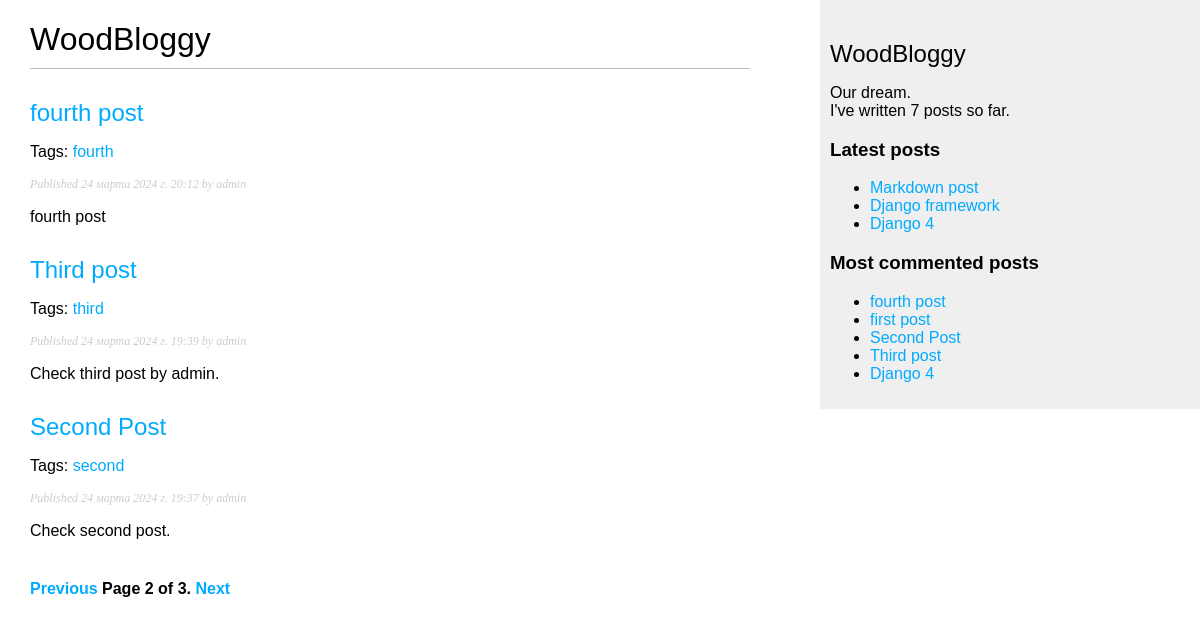
Screenshot of /blog/?page=2 with the database file from the repository.
### blog/models.py (models this page shows, shortened)
class Post(models.Model):
    class Status(models.TextChoices):
        DRAFT = 'DF', 'Draft'
        PUBLISHED = 'PB', 'Published'
    title = models.CharField(max_length=250)
    slug = models.SlugField(max_length=250, unique_for_date='publish')
    author = models.ForeignKey(User,
                               on_delete=models.CASCADE,
                               related_name='blog_posts')
    body = models.TextField()
    publish = models.DateTimeField(default=timezone.now)
    created = models.DateTimeField(auto_now_add=True)
    updated = models.DateTimeField(auto_now=True)
    status = models.CharField(max_length=2,
                              choices=Status.choices,
                              default=Status.DRAFT)
    objects = models.Manager()
    published = PublishedManager()
    tags = TaggableManager()
    class Meta:
        ordering = ['-publish']
        indexes = [
            models.Index(fields=['-publish']),
        ]
    def get_absolute_url(self):
        return reverse('blog:post_detail',
                       args=[self.publish.year,
                             self.publish.month,
                             self.publish.day,
                             self.slug])

### blog/views.py (the view)
# urls.py: path('', views.post_list, name='post_list'),
def post_list(request, tag_slug=None):
    posts = Post.published.all()
    tag = None
    if tag_slug:
        tag = get_object_or_404(Tag, slug=tag_slug)
        post_list = post_list.filter(tags__in=[tag])
    paginator = Paginator(posts, 3)
    page_number = request.GET.get('page', 1)
    try:
        posts = paginator.page(page_number)
    except PageNotAnInteger:
        posts = paginator.page(1)
    except EmptyPage:
        posts = paginator.page(paginator.num_pages)
    return render(request, 'blog/post/list.html', {'posts': posts, 'tag': tag})

### blog/models.py (called while the page is built)
    def get_queryset(self):
        return super().get_queryset()\
            .filter(status=Post.Status.PUBLISHED)

### blog/templatetags/blog_tags.py (called while the page is built)
@register.simple_tag
def total_posts():
    return Post.published.count()

@register.inclusion_tag('blog/post/latest_posts.html')
def show_latest_posts(count=5):
    latest_posts = Post.published.order_by('-publish')[:count]
    return {'latest_posts': latest_posts}

@register.simple_tag
def get_most_commented_posts(count=5):
    return Post.published.annotate(total_comments=Count('comments')).order_by('-total_comments')[:count]

@register.filter(name='markdown')
def markdown_format(text):
    return mark_safe(markdown.markdown(text))

### blog/templates/blog/post/list.html (shortened to what this page needs)
{% extends "blog/base.html" %}
{% load blog_tags %}
{% block content %}
<h1>WoodBloggy</h1>
{% for post in posts %}
    <h2>
        <a href="{{ post.get_absolute_url }}">
        {{ post.title }}
        </a>
    </h2>
    <p class="tags">
        Tags:
        {% for tag in post.tags.all %}
            <a href="{% url 'blog:post_list_by_tag' tag.slug %}">
                {{ tag.name }}
            </a>
        {% endfor %}
    </p>
    <p class="date">
    Published {{ post.publish }} by {{ post.author }}
    </p>
    {{ post.body|markdown|truncatewords_html:30 }}
{% endfor %}
{% include "pagination.html" with page=posts %}
{% endblock %}

### blog/templates/blog/base.html (shortened to what this page needs)
{% load blog_tags %}
{% load static %}
<!DOCTYPE html>
<html>
<head>
    <link href="{% static 'css/blog.css' %}" rel="stylesheet">
</head>
<body>
<div id="content">
    {% block content %}
    {% endblock %}
</div>
<div id="sidebar">
    <h2>WoodBloggy</h2>
    <p>
        Our dream.<br>
        I've written {% total_posts %} posts so far.
    </p>
    <h3>Latest posts</h3>
    {% show_latest_posts 3 %}
    <h3>Most commented posts</h3>
    {% get_most_commented_posts as most_commented_posts %}
    <ul>
        {% for post in most_commented_posts %}
            <li>
                <a href="{{ post.get_absolute_url }}">{{ post.title }}</a>
            </li>
        {% endfor %}
    </ul>
</div>
</body>
</html>

### blog/templates/blog/post/latest_posts.html
<ul>
  {% for post in latest_posts %}
    <li>
      <a href="{{ post.get_absolute_url }}">{{ post.title }}</a>
    </li>
  {% endfor %}
</ul>

### blog/static/css/blog.css (style rules this page uses)
body { margin:0; padding:0; font-family:helvetica, sans-serif; }
a { color:#00abff; text-decoration:none; }
h1 { font-weight:normal; border-bottom:1px solid #bbb; padding:0 0 10px 0; }
h2 { font-weight:normal; margin:30px 0 0; }
#content { float:left; width:60%; padding:0 0 0 30px; }
#sidebar { float:right; width:30%; padding:10px; background:#efefef; height:100%; }
p.date { color:#ccc; font-family: georgia, serif; font-size: 12px; font-style: italic; }

### rows the page displays
Post: title "fourth post", publish "24 марта 2024 г. 20:12", author "admin", body "fourth post"
Tag: name "fourth"
Post: title "Third post", publish "24 марта 2024 г. 19:39", author "admin", body "Check third post by admin."
Tag: name "third"
Post: title "Second Post", publish "24 марта 2024 г. 19:37", author "admin", body "Check second post."
Tag: name "second"
Post: title "Markdown post"
Post: title "Django framework"
Post: title "Django 4"
Post: title "first post"

### other values shown
{{ page.number }} "2"
{{ page.paginator.num_pages }} "3"
